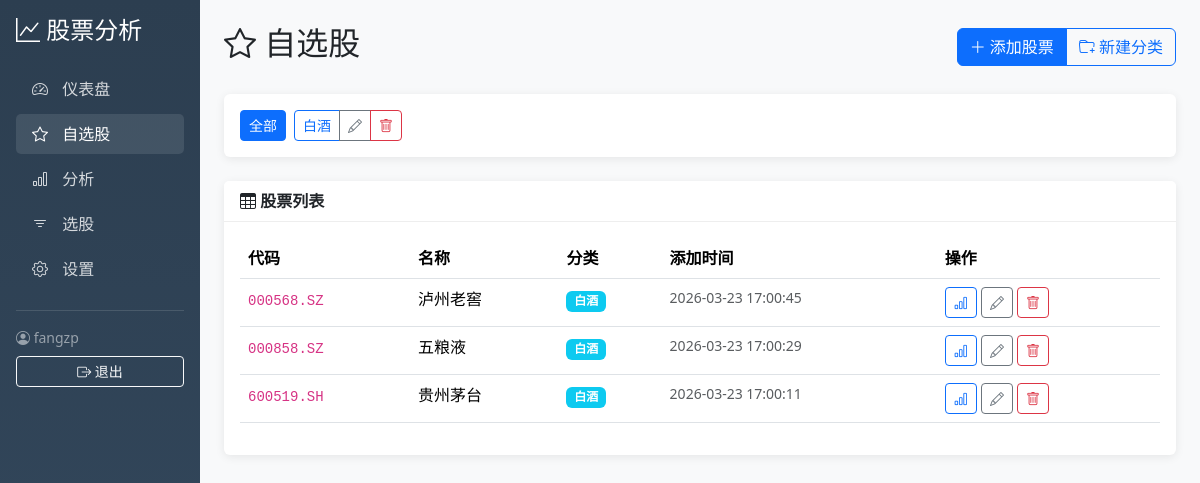
Screenshot of /watchlist (signed in) with the database file from the repository.
### tables this page shows
CREATE TABLE users (
            id INTEGER PRIMARY KEY AUTOINCREMENT,
            username TEXT UNIQUE NOT NULL,
            password_hash TEXT NOT NULL,
            created_at TIMESTAMP DEFAULT CURRENT_TIMESTAMP
        );

CREATE TABLE categories (
            id INTEGER PRIMARY KEY AUTOINCREMENT,
            user_id INTEGER NOT NULL,
            name TEXT NOT NULL,
            sort_order INTEGER DEFAULT 0,
            created_at TIMESTAMP DEFAULT CURRENT_TIMESTAMP,
            FOREIGN KEY (user_id) REFERENCES users (id),
            UNIQUE (user_id, name)
        );

CREATE TABLE watchlist (
            id INTEGER PRIMARY KEY AUTOINCREMENT,
            user_id INTEGER NOT NULL,
            ts_code TEXT NOT NULL,
            stock_name TEXT,
            category_id INTEGER,
            created_at TIMESTAMP DEFAULT CURRENT_TIMESTAMP,
            FOREIGN KEY (user_id) REFERENCES users (id),
            FOREIGN KEY (category_id) REFERENCES categories (id),
            UNIQUE (user_id, ts_code)
        );

### web/routes/stocks.py (the view)
@stocks_bp.route("/watchlist")
@login_required
def watchlist():
    category_id = request.args.get("category_id", type=int)
    conn = get_db()
    if category_id:
        stocks = conn.execute(
            """
            SELECT w.*, c.name as category_name
            FROM watchlist w
            LEFT JOIN categories c ON w.category_id = c.id
            WHERE w.user_id = ? AND w.category_id = ?
            ORDER BY w.created_at DESC
        """,
            (current_user.id, category_id),
        ).fetchall()
    else:
        stocks = conn.execute(
            """
            SELECT w.*, c.name as category_name
            FROM watchlist w
            LEFT JOIN categories c ON w.category_id = c.id
            WHERE w.user_id = ?
            ORDER BY w.created_at DESC
        """,
            (current_user.id,),
        ).fetchall()
    categories = conn.execute(
        "SELECT * FROM categories WHERE user_id = ?", (current_user.id,)
    ).fetchall()
    conn.close()
    return render_template(
        "watchlist.html",
        stocks=stocks,
        categories=categories,
        current_category_id=category_id,
    )

### web/app.py (called while the page is built)
def get_db():
    conn = sqlite3.connect(DB_PATH)
    conn.row_factory = sqlite3.Row
    return conn

@login_manager.user_loader
def load_user(user_id):
    conn = get_db()
    user = conn.execute("SELECT * FROM users WHERE id = ?", (user_id,)).fetchone()
    conn.close()
    if user:
        return User(user["id"], user["username"], user["password_hash"])
    return None

### web/routes/stocks.py (called while the page is built)
def get_db():
    conn = sqlite3.connect(DB_PATH)
    conn.row_factory = sqlite3.Row
    return conn

### web/templates/watchlist.html (shortened to what this page needs)
{% extends "base.html" %}
{% block content %}
<div class="d-flex justify-content-between align-items-center mb-4">
    <h2><i class="bi bi-star"></i> 自选股</h2>
    <div class="btn-group">
        <button class="btn btn-primary" data-bs-toggle="modal" data-bs-target="#addStockModal">
            <i class="bi bi-plus-lg"></i> 添加股票
        </button>
        <button class="btn btn-outline-primary" data-bs-toggle="modal" data-bs-target="#addCategoryModal">
            <i class="bi bi-folder-plus"></i> 新建分类
        </button>
    </div>
</div>
<div class="card mb-4">
    <div class="card-body">
        <div class="d-flex gap-2 flex-wrap align-items-center">
            <a href="{{ url_for('stocks.watchlist') }}" class="btn btn-sm {% if not current_category_id %}btn-primary{% else %}btn-outline-primary{% endif %}">
                全部
            </a>
            {% for category in categories %}
            <div class="btn-group">
                <a href="{{ url_for('stocks.watchlist', category_id=category.id) }}"
                   class="btn btn-sm {% if current_category_id == category.id %}btn-primary{% else %}btn-outline-primary{% endif %}">
                    {{ category.name }}
                </a>
                <button class="btn btn-sm btn-outline-secondary" onclick="editCategory({{ category.id }}, '{{ category.name }}')">
                    <i class="bi bi-pencil"></i>
                </button>
                <button class="btn btn-sm btn-outline-danger" onclick="deleteCategory({{ category.id }})">
                    <i class="bi bi-trash"></i>
                </button>
            </div>
            {% endfor %}
        </div>
    </div>
</div>
<div class="card">
    <div class="card-header">
        <i class="bi bi-table"></i> 股票列表
    </div>
    <div class="card-body">
        {% if stocks %}
        <table class="table table-hover">
            <thead>
                <tr>
                    <th>代码</th>
                    <th>名称</th>
                    <th>分类</th>
                    <th>添加时间</th>
                    <th>操作</th>
                </tr>
            </thead>
            <tbody>
                {% for stock in stocks %}
                <tr>
                    <td><code>{{ stock.ts_code }}</code></td>
                    <td>{{ stock.stock_name or '-' }}</td>
                    <td>
                        {% if stock.category_name %}
                        <span class="badge bg-info">{{ stock.category_name }}</span>
                        {% else %}
                        <span class="text-muted">未分类</span>
                        {% endif %}
                    </td>
                    <td class="text-muted small">{{ stock.created_at }}</td>
                    <td>
                        <button class="btn btn-sm btn-outline-primary" onclick="analyzeStock('{{ stock.ts_code }}')">
                            <i class="bi bi-bar-chart"></i>
                        </button>
                        <button class="btn btn-sm btn-outline-secondary" onclick="editStock({{ stock.id }}, '{{ stock.ts_code }}', '{{ stock.stock_name or '' }}', {{ stock.category_id or 'null' }})">
                            <i class="bi bi-pencil"></i>
                        </button>
                        <button class="btn btn-sm btn-outline-danger" onclick="deleteStock({{ stock.id }})">
                            <i class="bi bi-trash"></i>
                        </button>
                    </td>
                </tr>
                {% endfor %}
            </tbody>
        </table>
        {% else %}
        <div class="text-center text-muted py-5">
            <i class="bi bi-star" style="font-size: 3rem;"></i>
            <p class="mt-3">暂无自选股，点击上方按钮添加第一只股票</p>
        </div>
        {% endif %}
    </div>
</div>
{% endblock %}

### web/templates/base.html (shortened to what this page needs)
<!DOCTYPE html>
<html lang="zh-CN">
<head>
    <link href="https://cdn.jsdelivr.net/npm/bootstrap@5.3.2/dist/css/bootstrap.min.css" rel="stylesheet">
    <link href="https://cdn.jsdelivr.net/npm/bootstrap-icons@1.11.1/font/bootstrap-icons.css" rel="stylesheet">
</head>
<body>
    {% if current_user.is_authenticated %}
    <div class="container-fluid">
        <div class="row">
            <nav class="col-md-2 d-md-block sidebar p-3">
                <div class="position-sticky">
                    <h4 class="text-white mb-4">
                        <i class="bi bi-graph-up"></i> 股票分析
                    </h4>
                    <ul class="nav flex-column">
                        <li class="nav-item">
                            <a class="nav-link {% if request.endpoint == 'dashboard' %}active{% endif %}" href="{{ url_for('dashboard') }}">
                                <i class="bi bi-speedometer2"></i> 仪表盘
                            </a>
                        </li>
                        <li class="nav-item">
                            <a class="nav-link {% if request.endpoint == 'stocks.watchlist' %}active{% endif %}" href="{{ url_for('stocks.watchlist') }}">
                                <i class="bi bi-star"></i> 自选股
                            </a>
                        </li>
                        <li class="nav-item">
                            <a class="nav-link {% if request.endpoint == 'analysis' %}active{% endif %}" href="{{ url_for('analysis') }}">
                                <i class="bi bi-bar-chart"></i> 分析
                            </a>
                        </li>
                        <li class="nav-item">
                            <a class="nav-link {% if request.endpoint == 'selection.selection_page' %}active{% endif %}" href="{{ url_for('selection.selection_page') }}">
                                <i class="bi bi-filter"></i> 选股
                            </a>
                        </li>
                        <li class="nav-item">
                            <a class="nav-link" href="{{ url_for('settings') }}">
                                <i class="bi bi-gear"></i> 设置
                            </a>
                        </li>
                    </ul>
                    <hr class="text-white-50">
                    <div class="text-white-50 small">
                        <i class="bi bi-person-circle"></i> {{ current_user.username }}
                    </div>
                    <a class="btn btn-outline-light btn-sm mt-2 w-100" href="{{ url_for('logout') }}">
                        <i class="bi bi-box-arrow-right"></i> 退出
                    </a>
                </div>
            </nav>
            <main class="col-md-10 ms-sm-auto px-md-4 py-4">
                {% block content %}{% endblock %}
            </main>
        </div>
    </div>
    {% endif %}
</body>
</html>

### web/templates/base.html (style rules this page uses)
body { background-color: #f8f9fa; }
.sidebar { min-height: 100vh; background: linear-gradient(180deg, #2c3e50 0%, #34495e 100%); }
.sidebar .nav-link { color: rgba(255,255,255,0.8); margin-bottom: 5px; }
.sidebar .nav-link:hover, .sidebar .nav-link.active { color: white; background: rgba(255,255,255,0.1); border-radius: 5px; }
.sidebar .nav-link i { margin-right: 10px; }
.card { border: none; box-shadow: 0 2px 10px rgba(0,0,0,0.08); }
.card-header { background: white; border-bottom: 1px solid #eee; font-weight: 600; }

### rows the page displays
users: username "fangzp"
categories: name "白酒"
watchlist: ts_code "000568.SZ", stock_name "泸州老窖", category_name "白酒", created_at "2026-03-23 17:00:45"
watchlist: ts_code "000858.SZ", stock_name "五粮液", category_name "白酒", created_at "2026-03-23 17:00:29"
watchlist: ts_code "600519.SH", stock_name "贵州茅台", category_name "白酒", created_at "2026-03-23 17:00:11"
